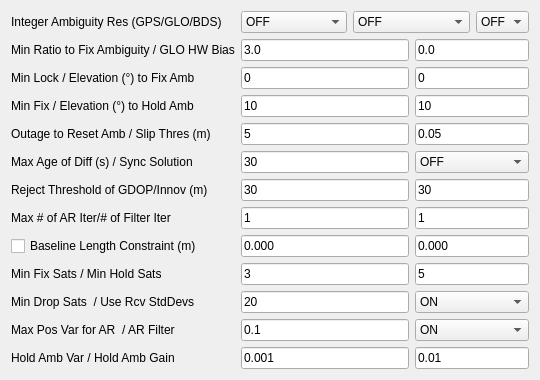
     <widget class="QWidget" name="TabSheet2">
      <property name="toolTip">
       <string/>
      </property>
      <attribute name="title">
       <string>Setting&amp;2</string>
      </attribute>
      <layout class="QGridLayout" name="gridLayout_2">
       <item row="0" column="0">
        <widget class="QLabel" name="Label25">
         <property name="enabled">
          <bool>true</bool>
         </property>
         <property name="toolTip">
          <string/>
         </property>
         <property name="text">
          <string>Integer Ambiguity Res (GPS/GLO/BDS)</string>
         </property>
        </widget>
       </item>
       <item row="0" column="1">
        <widget class="QComboBox" name="AmbRes">
         <property name="enabled">
          <bool>true</bool>
         </property>
         <property name="toolTip">
          <string/>
         </property>
         <item>
          <property name="text">
           <string>OFF</string>
          </property>
         </item>
         <item>
          <property name="text">
           <string>Continuous</string>
          </property>
         </item>
         <item>
          <property name="text">
           <string>Instantaneous</string>
          </property>
         </item>
         <item>
          <property name="text">
           <string>Fix and Hold</string>
          </property>
         </item>
        </widget>
       </item>
       <item row="0" column="2" colspan="2">
        <widget class="QComboBox" name="GloAmbRes">
         <property name="enabled">
          <bool>true</bool>
         </property>
         <property name="toolTip">
          <string/>
         </property>
         <item>
          <property name="text">
           <string>OFF</string>
          </property>
         </item>
         <item>
          <property name="text">
           <string>ON</string>
          </property>
         </item>
         <item>
          <property name="text">
           <string>Auto Calibration</string>
          </property>
         </item>
         <item>
          <property name="text">
           <string>Fix and Hold</string>
          </property>
         </item>
        </widget>
       </item>
       <item row="0" column="4">
        <widget class="QComboBox" name="BdsAmbRes">
         <property name="enabled">
          <bool>true</bool>
         </property>
         <property name="toolTip">
          <string/>
         </property>
         <item>
          <property name="text">
           <string>OFF</string>
          </property>
         </item>
         <item>
          <property name="text">
           <string>ON</string>
          </property>
         </item>
        </widget>
       </item>
       <item row="5" column="0">
        <widget class="QLabel" name="Label14">
         <property name="enabled">
          <bool>true</bool>
         </property>
         <property name="toolTip">
          <string/>
         </property>
         <property name="text">
          <string>Max Age of Diff (s) / Sync Solution</string>
         </property>
        </widget>
       </item>
       <item row="4" column="0">
        <widget class="QLabel" name="Label22">
         <property name="enabled">
          <bool>true</bool>
         </property>
         <property name="toolTip">
          <string/>
         </property>
         <property name="text">
          <string>Outage to Reset Amb / Slip Thres (m)</string>
         </property>
        </widget>
       </item>
       <item row="4" column="1" colspan="2">
        <widget class="QLineEdit" name="OutCntResetAmb">
         <property name="enabled">
          <bool>true</bool>
         </property>
         <property name="toolTip">
          <string/>
         </property>
         <property name="text">
          <string>5</string>
         </property>
        </widget>
       </item>
       <item row="4" column="3" colspan="2">
        <widget class="QLineEdit" name="SlipThres">
         <property name="enabled">
          <bool>true</bool>
         </property>
         <property name="toolTip">
          <string/>
         </property>
         <property name="text">
          <string>0.05</string>
         </property>
        </widget>
       </item>
       <item row="5" column="3" colspan="2">
        <widget class="QComboBox" name="SyncSol">
         <property name="enabled">
          <bool>true</bool>
         </property>
         <property name="toolTip">
          <string/>
         </property>
         <item>
          <property name="text">
           <string>OFF</string>
          </property>
         </item>
         <item>
          <property name="text">
           <string>ON</string>
          </property>
         </item>
        </widget>
       </item>
       <item row="5" column="1" colspan="2">
        <widget class="QLineEdit" name="MaxAgeDiff">
         <property name="enabled">
          <bool>true</bool>
         </property>
         <property name="toolTip">
          <string/>
         </property>
         <property name="text">
          <string>30</string>
         </property>
        </widget>
       </item>
       <item row="6" column="0">
        <widget class="QLabel" name="Label11">
         <property name="enabled">
          <bool>true</bool>
         </property>
         <property name="toolTip">
          <string/>
         </property>
         <property name="text">
          <string>Reject Threshold of GDOP/Innov (m)</string>
         </property>
        </widget>
       </item>
       <item row="6" column="1" colspan="2">
        <widget class="QLineEdit" name="RejectGdop">
         <property name="enabled">
          <bool>true</bool>
         </property>
         <property name="toolTip">
          <string/>
         </property>
         <property name="text">
          <string>30</string>
         </property>
        </widget>
       </item>
       <item row="6" column="3" colspan="2">
        <widget class="QLineEdit" name="RejectThres">
         <property name="enabled">
          <bool>true</bool>
         </property>
         <property name="toolTip">
          <string/>
         </property>
         <property name="text">
          <string>30</string>
         </property>
        </widget>
       </item>
       <item row="8" column="1" colspan="2">
        <widget class="QLineEdit" name="BaselineLen">
         <property name="enabled">
          <bool>true</bool>
         </property>
         <property name="toolTip">
          <string/>
         </property>
         <property name="text">
          <string>0.000</string>
         </property>
        </widget>
       </item>
       <item row="8" column="0">
        <widget class="QCheckBox" name="BaselineConst">
         <property name="toolTip">
          <string/>
         </property>
         <property name="text">
          <string>Baseline Length Constraint (m)</string>
         </property>
         <property name="checked">
          <bool>false</bool>
         </property>
        </widget>
       </item>
       <item row="8" column="3" colspan="2">
        <widget class="QLineEdit" name="BaselineSig">
         <property name="enabled">
          <bool>true</bool>
         </property>
         <property name="toolTip">
          <string/>
         </property>
         <property name="text">
          <string>0.000</string>
         </property>
        </widget>
       </item>
       <item row="7" column="0">
        <widget class="QLabel" name="label_5">
         <property name="text">
          <string>Max # of AR Iter/# of Filter Iter</string>
         </property>
        </widget>
       </item>
       <item row="2" column="1" colspan="2">
        <widget class="QLineEdit" name="LockCntFixAmb">
         <property name="enabled">
          <bool>true</bool>
         </property>
         <property name="toolTip">
          <string/>
         </property>
         <property name="text">
          <string>0</string>
         </property>
        </widget>
       </item>
       <item row="2" column="3" colspan="2">
        <widget class="QLineEdit" name="ElMaskAR">
         <property name="enabled">
          <bool>true</bool>
         </property>
         <property name="toolTip">
          <string/>
         </property>
         <property name="text">
          <string>0</string>
         </property>
        </widget>
       </item>
       <item row="1" column="0">
        <widget class="QLabel" name="Label24">
         <property name="enabled">
          <bool>true</bool>
         </property>
         <property name="toolTip">
          <string/>
         </property>
         <property name="text">
          <string>Min Ratio to Fix Ambiguity / GLO HW Bias</string>
         </property>
        </widget>
       </item>
       <item row="1" column="1" colspan="2">
        <widget class="QLineEdit" name="ValidThresAR">
         <property name="enabled">
          <bool>true</bool>
         </property>
         <property name="toolTip">
          <string/>
         </property>
         <property name="text">
          <string>3.0</string>
         </property>
        </widget>
       </item>
       <item row="1" column="3" colspan="2">
        <widget class="QLineEdit" name="GloHwBias">
         <property name="text">
          <string>0.0</string>
         </property>
        </widget>
       </item>
       <item row="2" column="0">
        <widget class="QLabel" name="Label13">
         <property name="enabled">
          <bool>true</bool>
         </property>
         <property name="toolTip">
          <string/>
         </property>
         <property name="text">
          <string>Min Lock / Elevation (°) to Fix Amb</string>
         </property>
        </widget>
       </item>
       <item row="3" column="0">
        <widget class="QLabel" name="LabelHold">
         <property name="enabled">
          <bool>true</bool>
         </property>
         <property name="toolTip">
          <string/>
         </property>
         <property name="text">
          <string>Min Fix / Elevation (°) to Hold Amb</string>
         </property>
        </widget>
       </item>
       <item row="3" column="3" colspan="2">
        <widget class="QLineEdit" name="ElMaskHold">
         <property name="enabled">
          <bool>true</bool>
         </property>
         <property name="toolTip">
          <string/>
         </property>
         <property name="text">
          <string>10</string>
         </property>
        </widget>
       </item>
       <item row="3" column="1" colspan="2">
        <widget class="QLineEdit" name="FixCntHoldAmb">
         <property name="enabled">
          <bool>true</bool>
         </property>
         <property name="toolTip">
          <string/>
         </property>
         <property name="text">
          <string>10</string>
         </property>
        </widget>
       </item>
       <item row="10" column="0">
        <widget class="QLabel" name="label_2">
         <property name="text">
          <string>Min Drop Sats  / Use Rcv StdDevs</string>
         </property>
        </widget>
       </item>
       <item row="9" column="0">
        <widget class="QLabel" name="label">
         <property name="text">
          <string>Min Fix Sats / Min Hold Sats</string>
         </property>
        </widget>
       </item>
       <item row="11" column="0">
        <widget class="QLabel" name="label_3">
         <property name="text">
          <string>Max Pos Var for AR  / AR Filter</string>
         </property>
        </widget>
       </item>
       <item row="12" column="0">
        <widget class="QLabel" name="label_4">
         <property name="text">
          <string>Hold Amb Var / Hold Amb Gain</string>
         </property>
        </widget>
       </item>
       <item row="7" column="1" colspan="2">
        <widget class="QLineEdit" name="ARIter">
         <property name="text">
          <string>1</string>
         </property>
        </widget>
       </item>
       <item row="7" column="3" colspan="2">
        <widget class="QLineEdit" name="NumIter">
         <property name="text">
          <string>1</string>
         </property>
        </widget>
       </item>
       <item row="9" column="3" colspan="2">
        <widget class="QLineEdit" name="MinHoldSats">
         <property name="text">
          <string>5</string>
         </property>
        </widget>
       </item>
       <item row="9" column="1" colspan="2">
        <widget class="QLineEdit" name="MinFixSats">
         <property name="text">
          <string>3</string>
         </property>
        </widget>
       </item>
       <item row="10" column="3" colspan="2">
        <widget class="QComboBox" name="RcvStds">
         <property name="currentText">
          <string>ON</string>
         </property>
         <item>
          <property name="text">
           <string>ON</string>
          </property>
         </item>
         <item>
          <property name="text">
           <string>OFF</string>
          </property>
         </item>
        </widget>
       </item>
       <item row="11" column="3" colspan="2">
        <widget class="QComboBox" name="ARFilter">
         <property name="currentText">
          <string>ON</string>
         </property>
         <item>
          <property name="text">
           <string>ON</string>
          </property>
         </item>
         <item>
          <property name="text">
           <string>OFF</string>
          </property>
         </item>
        </widget>
       </item>
       <item row="12" column="3" colspan="2">
        <widget class="QLineEdit" name="GainHoldAmb">
         <property name="text">
          <string>0.01</string>
         </property>
        </widget>
       </item>
       <item row="10" column="1" colspan="2">
        <widget class="QLineEdit" name="MinDropSats">
         <property name="text">
          <string>20</string>
         </property>
        </widget>
       </item>
       <item row="11" column="1" colspan="2">
        <widget class="QLineEdit" name="MaxPosVarAR">
         <property name="text">
          <string>0.1</string>
         </property>
        </widget>
       </item>
       <item row="12" column="1" colspan="2">
        <widget class="QLineEdit" name="VarHoldAmb">
         <property name="text">
          <string>0.001</string>
         </property>
        </widget>
       </item>
      </layout>
     </widget>
